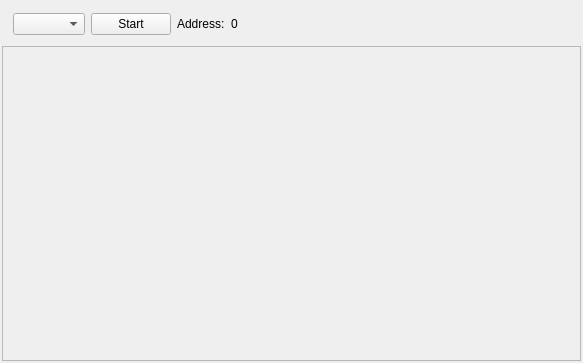
<?xml version="1.0" encoding="UTF-8"?>
<ui version="4.0">
 <class>DeviceWidget</class>
 <widget class="QWidget" name="DeviceWidget">
  <property name="geometry">
   <rect>
    <x>0</x>
    <y>0</y>
    <width>583</width>
    <height>363</height>
   </rect>
  </property>
  <property name="windowTitle">
   <string>DeviceWidget</string>
  </property>
  <layout class="QVBoxLayout" name="verticalLayout">
   <property name="spacing">
    <number>0</number>
   </property>
   <property name="margin">
    <number>2</number>
   </property>
   <item>
    <widget class="QWidget" name="widgetControl" native="true">
     <layout class="QHBoxLayout" name="horizontalLayout">
      <item>
       <widget class="QComboBox" name="comboPort"/>
      </item>
      <item>
       <widget class="QPushButton" name="pushStart">
        <property name="text">
         <string>Start</string>
        </property>
       </widget>
      </item>
      <item>
       <widget class="QLabel" name="label">
        <property name="text">
         <string>Address:</string>
        </property>
       </widget>
      </item>
      <item>
       <widget class="QLabel" name="labelAddress">
        <property name="text">
         <string>0</string>
        </property>
       </widget>
      </item>
      <item>
       <spacer name="horizontalSpacer">
        <property name="orientation">
         <enum>Qt::Horizontal</enum>
        </property>
        <property name="sizeHint" stdset="0">
         <size>
          <width>40</width>
          <height>20</height>
         </size>
        </property>
       </spacer>
      </item>
     </layout>
    </widget>
   </item>
   <item>
    <widget class="QScrollArea" name="scrollArea">
     <property name="widgetResizable">
      <bool>true</bool>
     </property>
     <widget class="QWidget" name="scrollAreaWidgetContents">
      <property name="geometry">
       <rect>
        <x>0</x>
        <y>0</y>
        <width>577</width>
        <height>316</height>
       </rect>
      </property>
     </widget>
    </widget>
   </item>
  </layout>
 </widget>
 <layoutdefault spacing="6" margin="11"/>
 <resources/>
 <connections/>
</ui>
